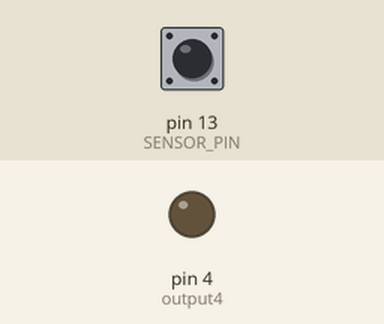
Simulated run of this sketch. Board: Arduino Uno, built with avr-gcc and run on an emulated ATmega328P. Shown: output pins drawn as LEDs (lit = HIGH). The test bench sets the inputs (shaded band); at power-on: pin 13 (SENSOR_PIN) HIGH. What the sketch prints to the serial monitor is not drawn.

Above: at 1.2 s.
1.3 s: pin 13 (SENSOR_PIN) driven LOW
4.3 s: pin 13 (SENSOR_PIN) pulsed HIGH 2 times (0.12 s each, 0.3 s apart)
At 5.8 s:
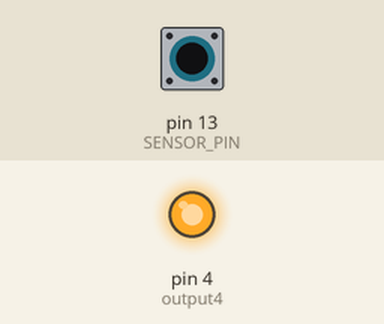
6.4 s: pin 13 (SENSOR_PIN) pulsed HIGH 5 times (0.12 s each, 0.3 s apart)
At 7.4 s:
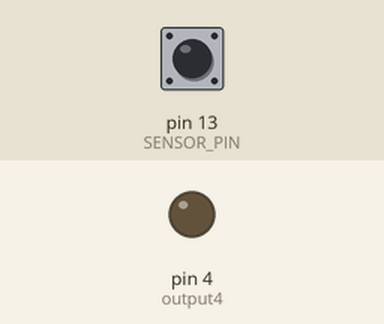
Timing chart, 0 to 9.4 s (numbered marks = the images above; inputs shaded):
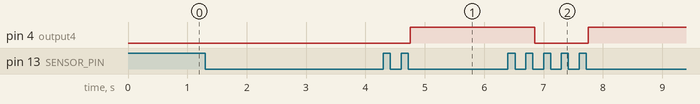

The sketch:

TOUCH_FAN.ino
```cpp
const int output4 = 4;
int fSpeed = 0;
const int SENSOR_PIN = 13;


void setup() {
  Serial.begin(115200);
  pinMode(output4, OUTPUT);
  analogWrite(output4, LOW);
  pinMode(SENSOR_PIN, INPUT_PULLUP);
}

void loop() {
  switch (fSpeed) {
    case 0: analogWrite(output4, 0);
      Serial.println("fan speed 0");
      break;
    case 1: analogWrite(output4, 50);
      Serial.println("fan speed 50");
      break;
    case 2: analogWrite(output4, 100);
      Serial.println("fan speed 100");
      break;
    case 3: analogWrite(output4, 200);
      Serial.println("fan speed 200");
      break;
    case 4: analogWrite(output4, 255);
      Serial.println("fan speed 255");
      break;
    case 5: analogWrite(output4, 0);
      Serial.println("fan speed 0 and end");
      fSpeed = 0;
      break;
  }

  if (digitalRead(SENSOR_PIN) == HIGH) {
    while (digitalRead(SENSOR_PIN)) {
      delay(50);
    }
    if (fSpeed <= 4) fSpeed++;
  }
}
```

Measured:
- after the input at 4.3 s, pin 4 (output4): LOW → HIGH after 0.45 s
- after the input at 6.4 s, pin 4 (output4): HIGH → LOW after 0.45 s, → HIGH 0.90 s later
